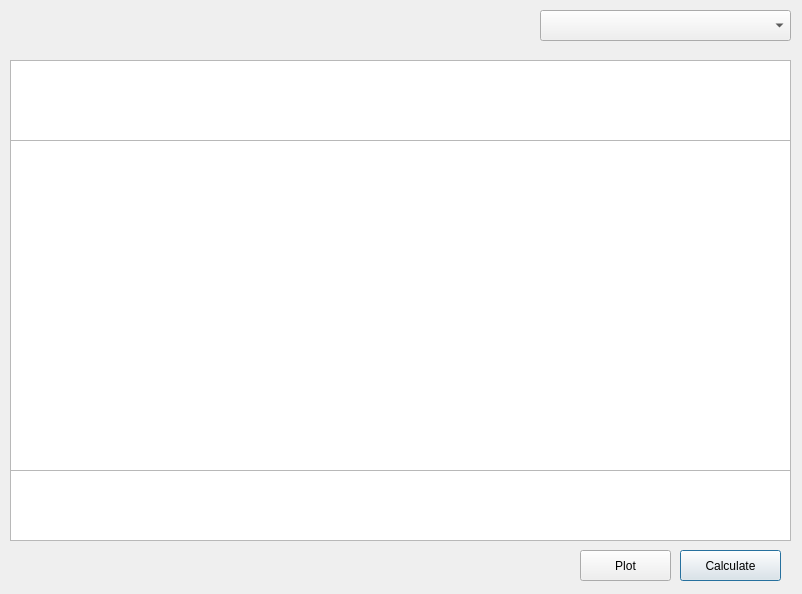
<?xml version="1.0" encoding="UTF-8"?>
<ui version="4.0">
 <class>Dialog</class>
 <widget class="QDialog" name="Dialog">
  <property name="geometry">
   <rect>
    <x>0</x>
    <y>0</y>
    <width>802</width>
    <height>594</height>
   </rect>
  </property>
  <property name="windowTitle">
   <string>Dialog</string>
  </property>
  <widget class="QTableWidget" name="tableWidget">
   <property name="geometry">
    <rect>
     <x>10</x>
     <y>60</y>
     <width>781</width>
     <height>481</height>
    </rect>
   </property>
  </widget>
  <widget class="QPushButton" name="pushButton_calculateSPG">
   <property name="geometry">
    <rect>
     <x>680</x>
     <y>550</y>
     <width>101</width>
     <height>31</height>
    </rect>
   </property>
   <property name="text">
    <string>Calculate</string>
   </property>
  </widget>
  <widget class="QFrame" name="frame">
   <property name="geometry">
    <rect>
     <x>10</x>
     <y>140</y>
     <width>781</width>
     <height>331</height>
    </rect>
   </property>
   <property name="frameShape">
    <enum>QFrame::StyledPanel</enum>
   </property>
   <property name="frameShadow">
    <enum>QFrame::Raised</enum>
   </property>
   <layout class="QVBoxLayout" name="verticalLayout">
    <item>
     <widget class="QCustomPlot" name="widget" native="true"/>
    </item>
   </layout>
  </widget>
  <widget class="QPushButton" name="pushButton">
   <property name="geometry">
    <rect>
     <x>580</x>
     <y>550</y>
     <width>91</width>
     <height>31</height>
    </rect>
   </property>
   <property name="text">
    <string>Plot</string>
   </property>
  </widget>
  <widget class="QComboBox" name="comboBox">
   <property name="geometry">
    <rect>
     <x>540</x>
     <y>10</y>
     <width>251</width>
     <height>31</height>
    </rect>
   </property>
  </widget>
 </widget>
 <customwidgets>
  <customwidget>
   <class>QCustomPlot</class>
   <extends>QWidget</extends>
   <header>qcustomplot.h</header>
   <container>1</container>
  </customwidget>
 </customwidgets>
 <resources/>
 <connections/>
</ui>
